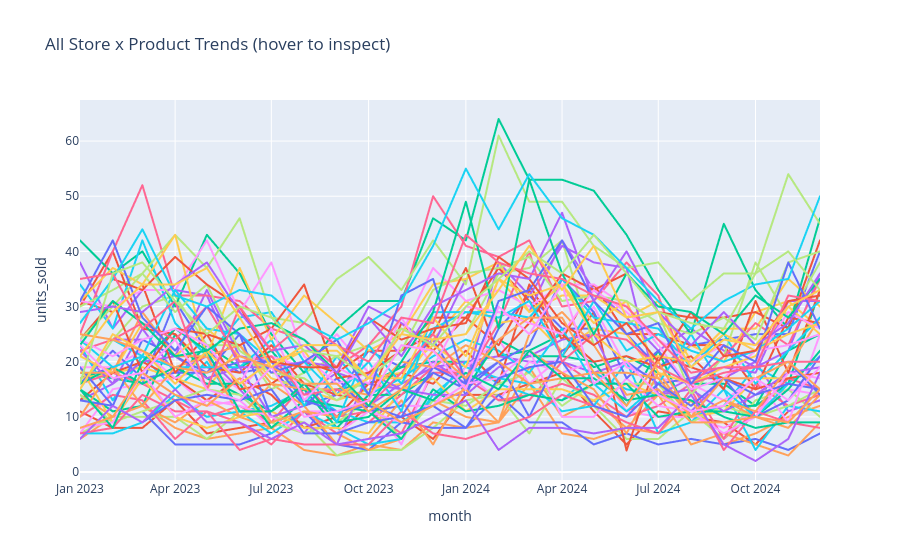

The code cell stored with this chart in its notebook:
### Code cell
# --- Part B: drill-down with context preserved ---

# 1: overview plotly line chart of units_sold over month, one line per (store_id, product)
#    combination, with hover showing store_id + product (cheap-tier epistemic action)
sales_df["store_product"] = sales_df["store_id"] + " - " + sales_df["product"]
fig_overview = px.line(
    sales_df, x="month", y="units_sold", color="store_product",
    hover_name="store_product", title="All Store x Product Trends (hover to inspect)",
)
fig_overview.update_layout(showlegend=False)  # 60 lines is too many for a legend
fig_overview.show()

# 2: using the (store_id, product) pair identified as the top anomaly in Part A,
#    plot its monthly units_sold trend (focus) together with the average trend for that
#    SAME product across all other stores (context), on one shared chart
anomaly_store, anomaly_product = anomaly_ranking.index[0]

focus = (sales_df[(sales_df.store_id == anomaly_store) & (sales_df["product"] == anomaly_product)]
         .groupby("month").units_sold.mean())
context = (sales_df[sales_df["product"] == anomaly_product]
           .groupby("month").units_sold.mean())

fig, ax = plt.subplots(figsize=(8, 5))
ax.plot(context.index, context.values, color="lightgray", lw=2,
        label=f"Average across all stores ({anomaly_product})")
ax.plot(focus.index, focus.values, color="#b5432e", lw=2, marker="o",
        label=f"{anomaly_store} ({anomaly_product})")
ax.legend()
ax.set_title(f"Focus + Context: {anomaly_store} vs. average -- {anomaly_product}")
ax.set_ylabel("Units Sold")
plt.tight_layout()
plt.show()
